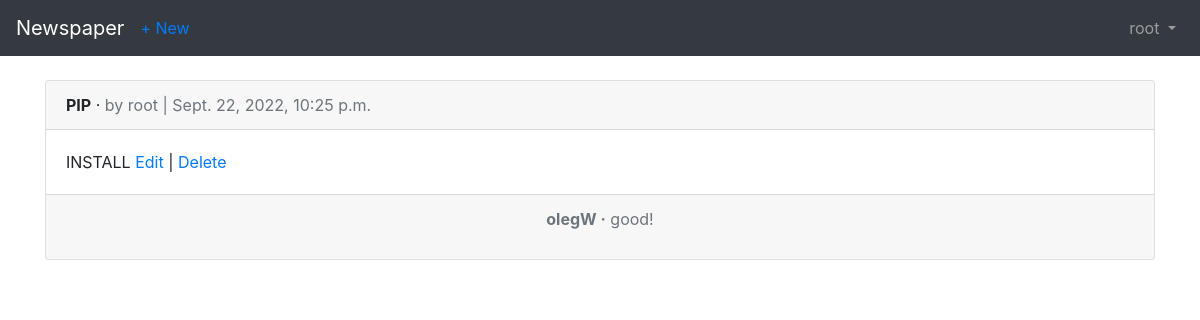
Screenshot of /article/ (signed in) with the database file from the repository.
### users/models.py (models this page shows)
class CustomUser(AbstractUser):
    age = models.PositiveIntegerField(default=0)

### articles/models.py (models this page shows, shortened)
class Article(models.Model):
    title = models.CharField(max_length=255)
    body = models.TextField()
    date = models.DateTimeField(auto_now_add=True)
    author = models.ForeignKey(settings.AUTH_USER_MODEL, on_delete=models.CASCADE,)

class Comment(models.Model):
    article = models.ForeignKey(Article, on_delete=models.CASCADE, related_name='comments')
    comment = models.CharField(max_length=140)
    author = models.ForeignKey(
        settings.AUTH_USER_MODEL,
        on_delete=models.CASCADE,
    )
    def __str__(self):
        return self.comment

### articles/views.py (the view)
# urls.py: path('', views.ArticleListView.as_view(), name='article_list'),
class ArticleListView(ListView):
    model =models.Article
    template_name = 'article_list.html'

### template/article_list.html (shortened to what this page needs)
<!DOCTYPE html>
<html lang="en">
<head>
</head>
<body>
  {% extends 'base.html' %}
  {% block content %}
  {% for article in object_list %}
  <div class="card">
    <div class="card-header">
      <span class="font-weight-bold">{{ article.title }}</span> &middot;
      <span class="text-muted">by {{ article.author }} | {{ article.date }}</span>
    </div>
    <div class="card-body">
      {{ article.body }}
      <a href="{% url 'article_edit' article.pk %}">Edit</a> |
      <a href="{% url 'article_delete' article.pk %}">Delete</a>
    </div>
    <div class="card-footer text-center text-muted">
        {% for comment in article.comments.all %}
        <p>
          <span class="font-weight-bold">{{ comment.author }} &middot</span>
          {{ comment }}
        </p>
      {% endfor %}
    </div>
  </div>
  {% endfor %}
  {% endblock content %}

### template/base.html (shortened to what this page needs)
<!DOCTYPE html>
<html>
    <head>
        <link rel="stylesheet" href="https://maxcdn.bootstrapcdn.com/bootstrap/4.0.0/css/bootstrap.min.css"
/>
    </head>
    <body>
        <nav class="navbar navbar-expand-md navbar-dark bg-dark mb-4">
            <a class="navbar-brand" href="{% url 'home' %}">Newspaper</a>
            <div class="collapse navbar-collapse" id="navbarCollapse">
                {% if user.is_authenticated %}
                <ul class="navbar-nav mr-auto">
                     <li class="nav-item">
                            <a href="{% url 'article_new' %}">+ New</a>
                     </li>
                </ul>
                    <ul class="navbar-nav ml-auto">
                        <li class="nav-item">
                            <a class="nav-link dropdown-toggle" href="#" id="userMenu" data-toggle="dropdown" aria-haspopup="true" aria-expanded="false">
                                {{ user.username }}
                            </a>
                        </li>
                    </ul>
                {% else %}
                    <form class="form-inline ml-auto">
                        <a href="{% url 'login' %}" class="btn btn-outline-secondary">Log in</a>
                        <a href="{% url 'signup' %}" class="btn btn-primary ml-2">Sign up</a>
                    </form>
                {% endif %}
            </div>
        </nav>
        <div class="container">
            {% block content %}
            {% endblock %}
        </div>
    </body>
</html>

### rows the page displays
CustomUser: username "root"
Article: title "PIP", author "root", date "Sept. 22, 2022, 10:25 p.m.", body "INSTALL"
Comment: author "olegW", comment "good!"
